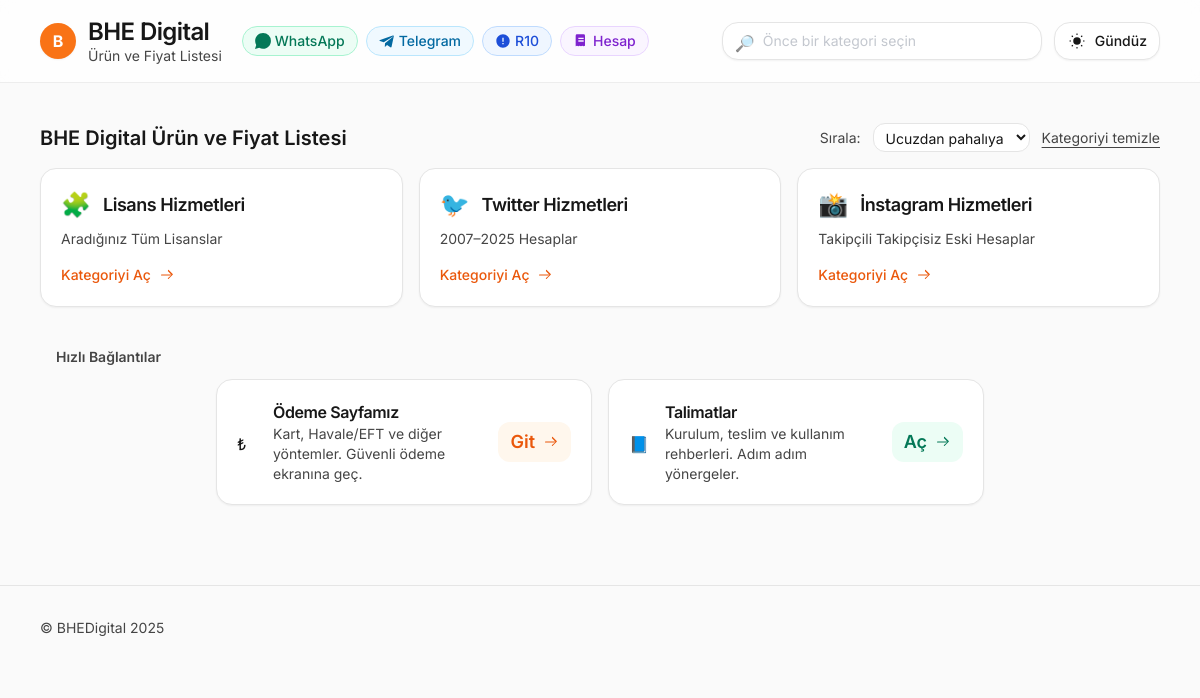
The page / on the database its author committed.
### tables this page shows
CREATE TABLE IF NOT EXISTS categories (
    id INT UNSIGNED AUTO_INCREMENT PRIMARY KEY,
    slug VARCHAR(50) NOT NULL UNIQUE,
    title VARCHAR(150) NOT NULL,
    description VARCHAR(255) NOT NULL,
    emoji VARCHAR(8) NOT NULL,
    sort_order INT NOT NULL DEFAULT 0,
    created_at TIMESTAMP DEFAULT CURRENT_TIMESTAMP
);

### src/bootstrap.php (called while the page is built, shortened)
<?php
function fetchCategories(PDO $pdo): array
{
    $stmt = $pdo->query('SELECT id, slug, title, description, emoji, sort_order FROM categories ORDER BY sort_order, id');
    return $stmt->fetchAll();
}

### index.php (the view, shortened to what this page needs)
<?php
require __DIR__ . '/src/bootstrap.php';
$categories = [];
if (isset($pdo) && $pdo instanceof PDO) {
    $categories = fetchCategories($pdo);
}
?>
<!DOCTYPE html>
<html lang="tr" class="h-full" data-theme="light">
<head>
    <script src="https://cdn.tailwindcss.com"></script>
</head>
<body class="h-full bg-neutral-50 text-neutral-900 dark:bg-neutral-900 dark:text-neutral-50">
<div class="min-h-screen">
    <header class="sticky top-0 z-40 backdrop-blur supports-[backdrop-filter]:bg-white/70 bg-white dark:bg-neutral-900/80 border-b border-neutral-200/70 dark:border-neutral-800/70">
        <div class="mx-auto max-w-6xl px-4 py-4 flex items-center justify-between gap-3">
            <div class="flex items-center gap-3 flex-wrap">
                <span class="inline-flex h-9 w-9 items-center justify-center rounded-full bg-orange-500 text-white font-bold shadow-sm">B</span>
                <div class="mr-2">
                    <h1 class="text-xl sm:text-2xl font-semibold tracking-tight">BHE Digital</h1>
                    <p class="text-xs sm:text-sm opacity-80 -mt-0.5">Ürün ve Fiyat Listesi</p>
                </div>
                <div class="flex items-center gap-2">
                    <a href="https://wa.me/905333563479" target="_blank" rel="noopener" class="inline-flex items-center gap-1 rounded-full border border-emerald-200 bg-emerald-50 text-emerald-700 px-3 py-1 text-xs sm:text-sm hover:bg-emerald-100 transition">
                        <span class="inline-flex">
                        </span>
                        <span class="font-medium">WhatsApp</span>
                    </a>
                    <a href="https://t.me/bhedigital" target="_blank" rel="noopener" class="inline-flex items-center gap-1 rounded-full border border-sky-200 bg-sky-50 text-sky-700 px-3 py-1 text-xs sm:text-sm hover:bg-sky-100 transition">
                        <span class="inline-flex">
                        </span>
                        <span class="font-medium">Telegram</span>
                    </a>
                    <a href="https://www.r10.net/bhe" target="_blank" rel="noopener" class="inline-flex items-center gap-1 rounded-full border border-blue-200 bg-blue-50 text-blue-700 px-3 py-1 text-xs sm:text-sm hover:bg-blue-100 transition">
                        <span class="inline-flex">
                            <svg width="16" height="16" viewBox="0 0 24 24" fill="currentColor" aria-hidden="true"><path d="M12 2C6.48 2 2 6.48 2 12s4.48 10 10 10 10-4.48 10-10S17.52 2 12 2zM11 7h2v6h-2zm0 8h2v2h-2z"></path></svg>
                        </span>
                        <span class="font-medium">R10</span>
                    </a>
                    <a href="https://hesap.com.tr/u/bhedigital" target="_blank" rel="noopener" class="inline-flex items-center gap-1 rounded-full border border-purple-200 bg-purple-50 text-purple-700 px-3 py-1 text-xs sm:text-sm hover:bg-purple-100 transition">
                        <span class="inline-flex">
                            <svg width="16" height="16" viewBox="0 0 24 24" fill="currentColor" aria-hidden="true"><path d="M6 2a2 2 0 00-2 2v16l2-1 2 1 2-1 2 1 2-1 2 1 2-1V4a2 2 0 00-2-2H6zM8 7h8v2H8V7zm0 4h8v2H8v-2z"></path></svg>
                        </span>
                        <span class="font-medium">Hesap</span>
                    </a>
                </div>
            </div>
            <div class="flex items-center gap-3">
                <div class="hidden sm:flex items-center gap-2 rounded-2xl border border-neutral-200 dark:border-neutral-700 px-3 py-2 focus-within:ring-2 focus-within:ring-orange-500 bg-white dark:bg-neutral-800 shadow-sm max-w-md w-[320px]">
                    <span class="w-5 h-5 opacity-70">🔎</span>
                    <input id="top-search" placeholder="Önce bir kategori seçin" disabled class="bg-transparent outline-none w-full text-sm opacity-60" />
                </div>
                <button type="button" class="inline-flex items-center gap-2 rounded-2xl border border-neutral-200 dark:border-neutral-700 px-3 py-2 bg-white dark:bg-neutral-800 shadow-sm text-sm" id="themeBtn">
                    <span class="inline-flex h-5 w-5 items-center justify-center" id="themeIcon"></span>
                    <span class="font-medium" id="themeText">Gündüz</span>
                </button>
            </div>
        </div>
    </header>
    <main class="mx-auto max-w-6xl px-4 py-8 sm:py-10">
        <section>
            <div class="flex items-end justify-between mb-4">
                <h2 class="text-lg sm:text-xl font-semibold">BHE Digital Ürün ve Fiyat Listesi</h2>
                <div class="flex items-center gap-3" id="sortContainer" hidden>
                    <label class="text-sm opacity-80" for="sorter">Sırala:</label>
                    <select id="sorter" class="text-sm rounded-xl border border-neutral-200 dark:border-neutral-700 bg-white dark:bg-neutral-800 px-2 py-1">
                        <option value="asc">Ucuzdan pahalıya</option>
                    </select>
                    <button type="button" id="clearCategory" class="text-sm underline underline-offset-4 opacity-80 hover:opacity-100">Kategoriyi temizle</button>
                </div>
            </div>
            <div class="grid grid-cols-1 sm:grid-cols-3 gap-4" id="categoryList">
                <?php foreach ($categories as $category): ?>
                    <button type="button" class="group rounded-2xl border shadow-sm p-5 text-left transition-all hover:-translate-y-0.5 focus-visible:outline-none focus-visible:ring-2 focus-visible:ring-orange-500 bg-white dark:bg-neutral-800 border-neutral-200 dark:border-neutral-700" data-category="<?= htmlspecialchars($category['slug'], ENT_QUOTES) ?>">
                        <div class="flex items-center gap-3 mb-2">
                            <span class="text-2xl"><?= htmlspecialchars($category['emoji'], ENT_QUOTES) ?></span>
                            <h3 class="text-base sm:text-lg font-semibold tracking-tight"><?= htmlspecialchars($category['title']) ?></h3>
                        </div>
                        <p class="text-sm opacity-80"><?= htmlspecialchars($category['description']) ?></p>
                        <div class="mt-4 inline-flex items-center gap-2 text-sm font-medium text-orange-600 dark:text-orange-400">
                            <span>Kategoriyi Aç</span>
                            <span class="inline-flex"><svg width="16" height="16" viewBox="0 0 24 24" fill="currentColor"><path d="M13.5 4.5a.75.75 0 011.06 0l6 6a.75.75 0 010 1.06l-6 6a.75.75 0 11-1.06-1.06L18.94 12 13.5 6.56a.75.75 0 010-1.06z"/><path d="M3 12a.75.75 0 01.75-.75h15a.75.75 0 010 1.5h-15A.75.75 0 013 12z"/></svg></span>
                        </div>
                    </button>
                <?php endforeach; ?>
            </div>
        </section>
        <section class="mx-auto max-w-6xl px-4 mt-10">
            <h3 class="text-sm font-semibold opacity-80 mb-3">Hızlı Bağlantılar</h3>
            <div class="grid grid-cols-1 sm:grid-cols-2 gap-4 lg:max-w-3xl lg:mx-auto">
                <a href="https://bhedigital.com.tr/odeme/" target="_blank" rel="noopener" class="group cursor-pointer rounded-2xl border border-neutral-200 dark:border-neutral-800 bg-white dark:bg-neutral-800 shadow-sm p-5 flex items-center gap-4 hover:-translate-y-0.5 transition-transform">
                    <span class="w-5 h-5" aria-hidden="true">₺</span>
                    <div class="flex-1">
                        <h4 class="text-base font-semibold tracking-tight">Ödeme Sayfamız</h4>
                        <p class="text-sm opacity-80">Kart, Havale/EFT ve diğer yöntemler. Güvenli ödeme ekranına geç.</p>
                    </div>
                    <span class="ml-auto inline-flex items-center gap-2 text-base sm:text-lg font-semibold text-orange-600 dark:text-orange-400 py-1.5 px-3 rounded-xl bg-orange-50 dark:bg-orange-950/30 hover:bg-orange-100 dark:hover:bg-orange-900/40 transition-all">
                        Git <span class="inline-flex"><svg width="16" height="16" viewBox="0 0 24 24" fill="currentColor"><path d="M13.5 4.5a.75.75 0 011.06 0l6 6a.75.75 0 010 1.06l-6 6a.75.75 0 11-1.06-1.06L18.94 12 13.5 6.56a.75.75 0 010-1.06z"/><path d="M3 12a.75.75 0 01.75-.75h15a.75.75 0 010 1.5h-15A.75.75 0 013 12z"/></svg></span>
                    </span>
                </a>
                <a href="https://bhedigital.com.tr/talimatlar" target="_blank" rel="noopener" class="group cursor-pointer rounded-2xl border border-neutral-200 dark:border-neutral-800 bg-white dark:bg-neutral-800 shadow-sm p-5 flex items-center gap-4 hover:-translate-y-0.5 transition-transform">
                    <span class="w-5 h-5" aria-hidden="true">📘</span>
                    <div class="flex-1">
                        <h4 class="text-base font-semibold tracking-tight">Talimatlar</h4>
                        <p class="text-sm opacity-80">Kurulum, teslim ve kullanım rehberleri. Adım adım yönergeler.</p>
                    </div>
                    <span class="ml-auto inline-flex items-center gap-2 text-base sm:text-lg font-semibold text-emerald-700 dark:text-emerald-400 py-1.5 px-3 rounded-xl bg-emerald-50 dark:bg-emerald-950/30 hover:bg-emerald-100 dark:hover:bg-emerald-900/40 transition-all">
                        Aç <span class="inline-flex"><svg width="16" height="16" viewBox="0 0 24 24" fill="currentColor"><path d="M13.5 4.5a.75.75 0 011.06 0l6 6a.75.75 0 010 1.06l-6 6a.75.75 0 11-1.06-1.06L18.94 12 13.5 6.56a.75.75 0 010-1.06z"/><path d="M3 12a.75.75 0 01.75-.75h15a.75.75 0 010 1.5h-15A.75.75 0 013 12z"/></svg></span>
                    </span>
                </a>
            </div>
        </section>
    </main>
    <footer class="mt-10 border-t border-neutral-200 dark:border-neutral-800">
        <div class="mx-auto max-w-6xl px-4 py-8 text-sm flex flex-col sm:flex-row items-center justify-between gap-3">
            <p class="opacity-80">© BHEDigital <?= date('Y') ?></p>
        </div>
    </footer>
</div>
</body>
</html>

### index.php (style rules this page uses)
:root { color-scheme: light dark; }
body { font-family: 'Inter', system-ui, -apple-system, BlinkMacSystemFont, 'Segoe UI', sans-serif; }

### rows shown on the page
categories: emoji "🧩", title "Lisans Hizmetleri", description "Aradığınız Tüm Lisanslar"
categories: emoji "🐦", title "Twitter Hizmetleri", description "2007–2025 Hesaplar"
categories: emoji "📸", title "İnstagram Hizmetleri", description "Takipçili Takipçisiz Eski Hesaplar"
